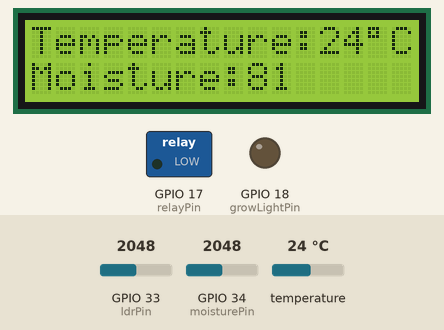
Simulated run of this sketch. Board: ESP32. On the bench: 16×2 character LCD, switched loads named in the sketch (green lamp = pin HIGH), output pins drawn as LEDs (lit = HIGH). The test bench sets the inputs (shaded band); at power-on: GPIO 34 (moisturePin) = 2048, GPIO 33 (ldrPin) = 2048, temperature 24 °C. WiFi joins after 1.5 s; servers stay silent unless stated; what the sketch prints to the serial monitor is not drawn.

Above: at 3.2 s.
3.3 s: GPIO 34 (moisturePin) set to 831
At 5.0 s:
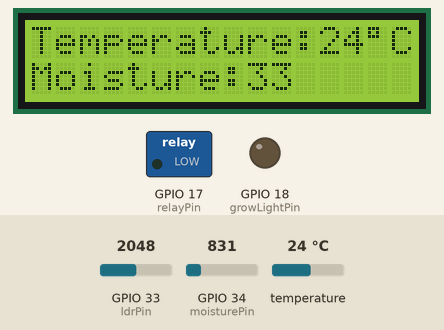
6.0 s: GPIO 34 (moisturePin) set to 762
At 8.9 s:
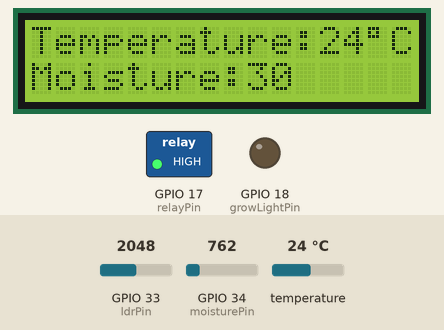
9.6 s: GPIO 33 (ldrPin) set to 1058
12.1 s: GPIO 33 (ldrPin) set to 970
At 13.7 s:
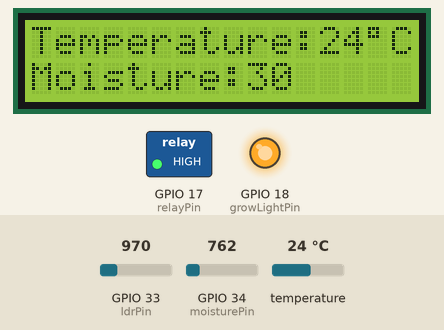
14.2 s: GPIO 34 (moisturePin) set to 1040
At 15.7 s:
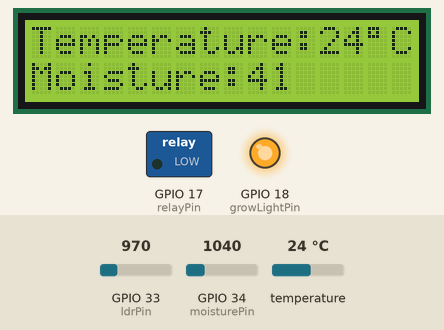
16.9 s: temperature set to 12 °C
At 17.7 s:
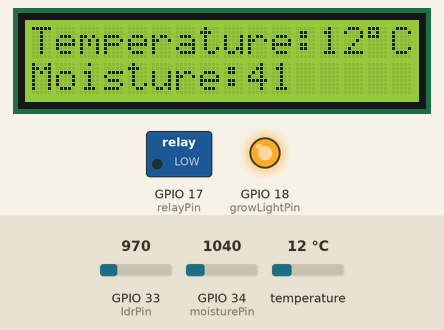
Timing chart, 0 to 19.7 s (numbered marks = the images above; inputs shaded):
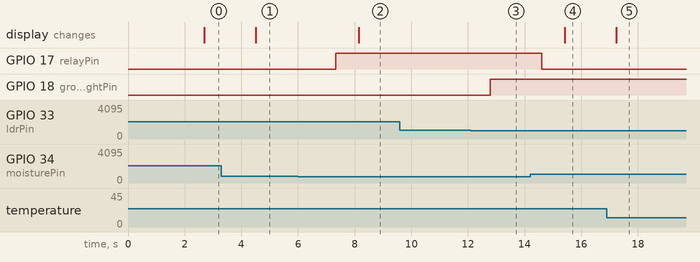

Measured:
- the behaviour switches between 800 and 799 on GPIO 34 (moisturePin) (found by bisection; images 1 and 2)
- the behaviour switches between 1000 and 999 on GPIO 33 (ldrPin) (found by bisection; images 2 and 3)
- after the input at 3.3 s, the display: changes after 1.2 s (image 1)
- after the input at 6.0 s, GPIO 17 (relayPin): LOW → HIGH after 1.3 s; the display: changes after 2.1 s (image 2)
- after the input at 9.6 s, every drawn part: stays the same
- after the input at 12.1 s, GPIO 18 (growLightPin): LOW → HIGH after 0.68 s
- after the input at 14.2 s, GPIO 17 (relayPin): HIGH → LOW after 0.40 s; the display: changes after 1.2 s (image 4)
- after the input at 16.9 s, the display: changes after 0.33 s (image 5)

The sketch:

IoT_assignmentV2.ino
```cpp
#include <LiquidCrystal_I2C.h>
#include <OneWire.h>
#include <DallasTemperature.h>


#define BLYNK_TEMPLATE_ID "TMPL6CsJrfp3d"
#define BLYNK_TEMPLATE_NAME "Houseplant Monitoring System"
#define BLYNK_AUTH_TOKEN "lW5QbsRxDtKgQKqUJKFPbKJv9G9wIm-9"
#include <WiFi.h>
#include <BlynkSimpleEsp32.h>

// WiFi credentials
char ssid[] = "Oilville@unifi";
char pass[] = "12345678";

const int moisturePin = 34; // Analog pin for moisture sensor
const int ldrPin = 33; // Pin connected to the LDR analog output (AO)
const int growLightPin = 18; // Pin connected to the grow light
const int oneWireBus = 19; // Pin connected to temperature sensor
const int relayPin = 17; // Digital pin for relay
const int thresholdValue = 800; // Threshold value for moisture level, adjust as needed
const int threshold = 1000; // Adjust this value based on your light intensity requirement

// set the LCD number of columns and rows
int lcdColumns = 16;
int lcdRows = 2;

// set LCD address, number of columns and rows
// if you don't know your display address, run an I2C scanner sketch
LiquidCrystal_I2C lcd(0x27, lcdColumns, lcdRows);

OneWire oneWire(oneWireBus);
DallasTemperature sensors(&oneWire);

void setup() {
  Serial.begin(115200);

  pinMode(moisturePin, INPUT);
  pinMode(relayPin, OUTPUT);
  pinMode(growLightPin, OUTPUT);
  sensors.begin();
  lcd.init(); // initialize LCD
  lcd.backlight(); // turn on LCD backlight

  // Connect to WiFi and Blynk
  Blynk.begin(BLYNK_AUTH_TOKEN, ssid, pass);
}

// Blynk button handler for V2
BLYNK_WRITE(V2) {
  int pinValue = param.asInt();
  if (pinValue == 1) {
    digitalWrite(relayPin, HIGH);
    delay(1500);
    Serial.println("Relay activated via Blynk button.");
    Blynk.virtualWrite(V2, 0);
  } else {
    digitalWrite(relayPin, LOW);
    Serial.println("Relay deactivated via Blynk button.");
  }
}

void loop() {
  Blynk.run();

  int moistureValue = analogRead(moisturePin);
  int moisturePercent = map(moistureValue, 0, 2500, 0, 100);
  Serial.print("Moisture Level: ");
  Serial.println(moisturePercent);

  if (moistureValue < thresholdValue) {
    // Soil moisture is low, turn on water pump
    digitalWrite(relayPin, HIGH);
    Serial.println("Soil moisture is low. Water pump activated.");
  } else {
    // Soil moisture is sufficient, turn off water pump
    digitalWrite(relayPin, LOW);
    Serial.println("Soil moisture is sufficient. Water pump deactivated.");
  }

  sensors.requestTemperatures();
  float temperatureC = sensors.getTempCByIndex(0);
  float temperatureF = sensors.getTempFByIndex(0);
  Serial.print(temperatureC);
  Serial.println("ºC");
  Serial.print(temperatureF);
  Serial.println("ºF");

  int temperatureLCD = sensors.getTempCByIndex(0);
  lcd.setCursor(0, 0);
  lcd.print("Temperature:");
  lcd.print(temperatureLCD);
  lcd.print((char)223);
  lcd.print("C");
  lcd.setCursor(0, 1);
  lcd.print("Moisture:");
  lcd.print(moisturePercent);
  delay(1000); // Adjust delay time as needed

  int lightLevel = analogRead(ldrPin);
  Serial.print("Light Level: ");
  Serial.println(lightLevel);

  // Check if the light level is below the threshold
  if (lightLevel < threshold) {
    // Turn on the grow light
    digitalWrite(growLightPin, HIGH);
  } else {
    // Turn off the grow light
    digitalWrite(growLightPin, LOW);
  }

  // Send data to Blynk
  Blynk.virtualWrite(V0, temperatureC);
  Blynk.virtualWrite(V1, moisturePercent);

}
```
